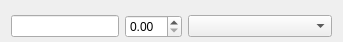
<?xml version="1.0" encoding="UTF-8"?>
<ui version="4.0">
 <class>Form</class>
 <widget class="QWidget" name="Form">
  <property name="geometry">
   <rect>
    <x>0</x>
    <y>0</y>
    <width>343</width>
    <height>42</height>
   </rect>
  </property>
  <property name="sizePolicy">
   <sizepolicy hsizetype="Preferred" vsizetype="Fixed">
    <horstretch>0</horstretch>
    <verstretch>0</verstretch>
   </sizepolicy>
  </property>
  <property name="windowTitle">
   <string>Form</string>
  </property>
  <layout class="QHBoxLayout" name="horizontalLayout">
   <property name="bottomMargin">
    <number>0</number>
   </property>
   <item>
    <widget class="QLineeditReference" name="reference">
     <property name="sizePolicy">
      <sizepolicy hsizetype="Minimum" vsizetype="Fixed">
       <horstretch>0</horstretch>
       <verstretch>0</verstretch>
      </sizepolicy>
     </property>
    </widget>
   </item>
   <item>
    <widget class="QdoublespinboxPosition" name="pos"/>
   </item>
   <item>
    <widget class="QcomboboxSearch" name="search">
     <property name="sizePolicy">
      <sizepolicy hsizetype="Expanding" vsizetype="Fixed">
       <horstretch>0</horstretch>
       <verstretch>0</verstretch>
      </sizepolicy>
     </property>
    </widget>
   </item>
   <item>
    <layout class="QHBoxLayout" name="horizontalLayoutToolButtons">
     <property name="spacing">
      <number>1</number>
     </property>
    </layout>
   </item>
  </layout>
 </widget>
 <customwidgets>
  <customwidget>
   <class>QcomboboxSearch</class>
   <extends>QComboBox</extends>
   <header>calibre.gui2.viewer.qcombobox.qcomboboxSearch</header>
  </customwidget>
  <customwidget>
   <class>QdoublespinboxPosition</class>
   <extends>QDoubleSpinBox</extends>
   <header>calibre.gui2.viewer.qdoublespinbox.qdoublespinboxPosition</header>
  </customwidget>
  <customwidget>
   <class>QLineeditReference</class>
   <extends>QLineEdit</extends>
   <header>calibre.gui2.viewer.qlineedit.qlineeditReference</header>
  </customwidget>
 </customwidgets>
 <resources/>
 <connections/>
</ui>
